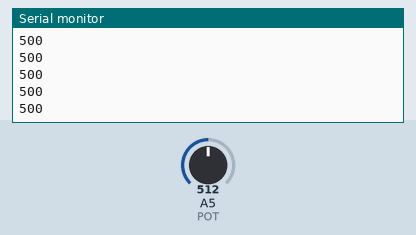
Recording of a sketch running on a simulated Arduino Uno, built with avr-gcc and run on an emulated ATmega328P. On the bench: the last lines printed to the serial monitor. The inputs (shaded band) are chosen by the test bench; at power-on: A5 (POT) = 512.

Above: at 1.2 s.
1.3 s: A5 (POT) set to 306
At 1.8 s:
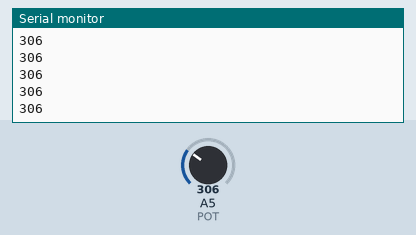
2.8 s: A5 (POT) set to 122
At 3.6 s:
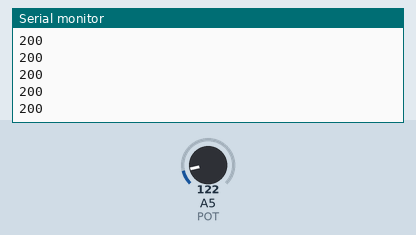
Timing chart, 0 to 5.8 s (numbered marks = the images above; inputs shaded):
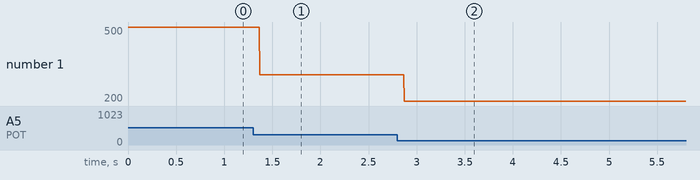

The sketch:

program.ino
```cpp
#define POT A5

void setup(){
  pinMode(POT, INPUT);
  Serial.begin(9600);
}

void loop(){
  int v = constrain(analogRead(POT), 200, 500);
  Serial.println(v);
}
```

Measured:
- after the input at 1.3 s, the serial monitor: prints a new line after 0.07 s (image 1)
- after the input at 2.8 s, the serial monitor: prints a new line after 0.07 s (image 2)
- plotted number 1: 500 → 306 after the input at 1.3 s, 306 → 200 after the input at 2.8 s
